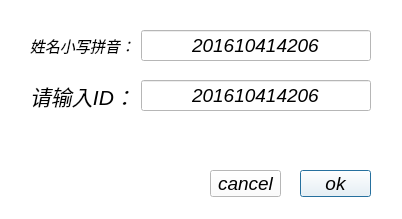
<?xml version="1.0" encoding="UTF-8"?>
<ui version="4.0">
 <class>Identity_ID_UI</class>
 <widget class="QDialog" name="Identity_ID_UI">
  <property name="geometry">
   <rect>
    <x>0</x>
    <y>0</y>
    <width>402</width>
    <height>219</height>
   </rect>
  </property>
  <property name="windowTitle">
   <string>Identify ID</string>
  </property>
  <property name="styleSheet">
   <string notr="true">background-color: rgb(255, 255, 255);</string>
  </property>
  <widget class="QWidget" name="formLayoutWidget">
   <property name="geometry">
    <rect>
     <x>30</x>
     <y>80</y>
     <width>341</width>
     <height>41</height>
    </rect>
   </property>
   <layout class="QFormLayout" name="formLayout">
    <item row="0" column="0">
     <widget class="QLabel" name="label">
      <property name="font">
       <font>
        <pointsize>16</pointsize>
        <italic>true</italic>
       </font>
      </property>
      <property name="text">
       <string>请输入ID：</string>
      </property>
     </widget>
    </item>
    <item row="0" column="1">
     <widget class="QLineEdit" name="id_input">
      <property name="font">
       <font>
        <pointsize>14</pointsize>
        <italic>true</italic>
       </font>
      </property>
      <property name="text">
       <string>201610414206</string>
      </property>
      <property name="alignment">
       <set>Qt::AlignCenter</set>
      </property>
     </widget>
    </item>
   </layout>
  </widget>
  <widget class="QLabel" name="tip">
   <property name="enabled">
    <bool>false</bool>
   </property>
   <property name="geometry">
    <rect>
     <x>30</x>
     <y>130</y>
     <width>211</width>
     <height>17</height>
    </rect>
   </property>
   <property name="font">
    <font>
     <italic>true</italic>
     <underline>true</underline>
    </font>
   </property>
   <property name="styleSheet">
    <string notr="true">color: rgb(255, 67, 10);</string>
   </property>
   <property name="text">
    <string/>
   </property>
  </widget>
  <widget class="QPushButton" name="ok">
   <property name="geometry">
    <rect>
     <x>300</x>
     <y>170</y>
     <width>71</width>
     <height>27</height>
    </rect>
   </property>
   <property name="font">
    <font>
     <pointsize>14</pointsize>
     <italic>true</italic>
    </font>
   </property>
   <property name="text">
    <string>ok</string>
   </property>
  </widget>
  <widget class="QPushButton" name="cancel">
   <property name="geometry">
    <rect>
     <x>210</x>
     <y>170</y>
     <width>71</width>
     <height>27</height>
    </rect>
   </property>
   <property name="font">
    <font>
     <pointsize>14</pointsize>
     <italic>true</italic>
    </font>
   </property>
   <property name="text">
    <string>cancel</string>
   </property>
  </widget>
  <widget class="QWidget" name="formLayoutWidget_2">
   <property name="geometry">
    <rect>
     <x>30</x>
     <y>30</y>
     <width>341</width>
     <height>41</height>
    </rect>
   </property>
   <layout class="QFormLayout" name="formLayout_2">
    <item row="0" column="0">
     <widget class="QLabel" name="label_2">
      <property name="font">
       <font>
        <pointsize>11</pointsize>
        <italic>true</italic>
       </font>
      </property>
      <property name="text">
       <string>姓名小写拼音：</string>
      </property>
     </widget>
    </item>
    <item row="0" column="1">
     <widget class="QLineEdit" name="name_input">
      <property name="font">
       <font>
        <pointsize>14</pointsize>
        <italic>true</italic>
       </font>
      </property>
      <property name="text">
       <string>201610414206</string>
      </property>
      <property name="alignment">
       <set>Qt::AlignCenter</set>
      </property>
     </widget>
    </item>
   </layout>
  </widget>
 </widget>
 <resources/>
 <connections/>
</ui>
